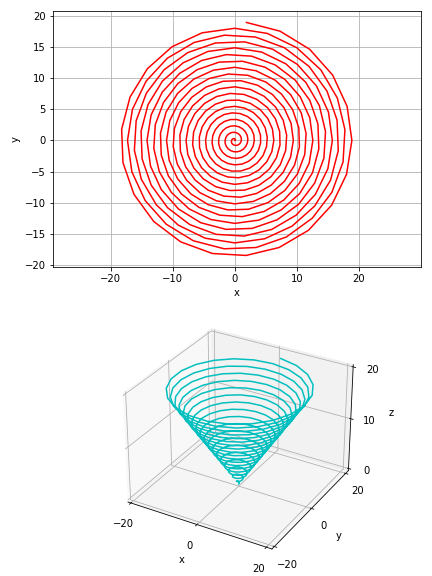

The Python source for this figure:
#!/usr/bin/env python3
# -*- coding: utf-8 -*-
"""
Created on Sat Oct 30 18:17:44 2021

@author: tylerklimas
"""

import numpy as np
import matplotlib.pyplot as plt
import mpl_toolkits.mplot3d as axes3d
from matplotlib import cm

z = np.arange(0, 6*np.pi + 6*np.pi/64, np.pi/64)

x1 = z*np.cos(6*z)
y1 = z*np.sin(6*z)
z1 = z

helix = plt.figure(num=1, clear=True)
top = helix.add_subplot(2, 1, 1)
top.plot(x1, y1, 'r')
top.set(xlabel='x',
       ylabel='y')

bottom = helix.add_subplot(2, 1, 2,  projection='3d')
bottom.plot(x1, y1, z1, 'c')
bottom.set(xlabel='x',
        ylabel='y',
        zlabel='z',
        xticks=[-20, 0, 20],
        yticks=[-20, 0, 20],
        zticks=[0,10,20],
        zlim = [0,20])
helix.set_size_inches(6,8)
helix.tight_layout()
top.grid(True)
top.axis('equal')
